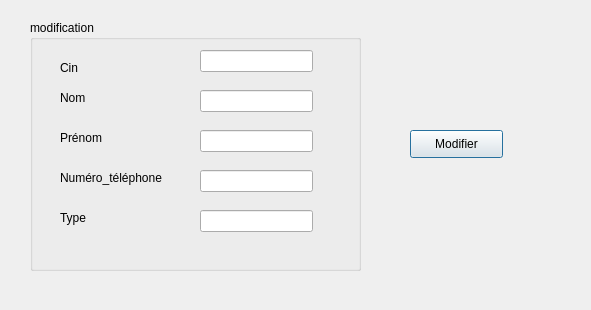
<?xml version="1.0" encoding="UTF-8"?>
<ui version="4.0">
 <class>Dialog_modification</class>
 <widget class="QDialog" name="Dialog_modification">
  <property name="geometry">
   <rect>
    <x>0</x>
    <y>0</y>
    <width>591</width>
    <height>310</height>
   </rect>
  </property>
  <property name="windowTitle">
   <string>Dialog</string>
  </property>
  <widget class="QGroupBox" name="groupBox">
   <property name="geometry">
    <rect>
     <x>30</x>
     <y>20</y>
     <width>331</width>
     <height>251</height>
    </rect>
   </property>
   <property name="title">
    <string>modification</string>
   </property>
   <widget class="QLabel" name="label">
    <property name="geometry">
     <rect>
      <x>30</x>
      <y>40</y>
      <width>56</width>
      <height>16</height>
     </rect>
    </property>
    <property name="text">
     <string>Cin </string>
    </property>
   </widget>
   <widget class="QLabel" name="label_2">
    <property name="geometry">
     <rect>
      <x>30</x>
      <y>70</y>
      <width>56</width>
      <height>16</height>
     </rect>
    </property>
    <property name="text">
     <string>Nom</string>
    </property>
   </widget>
   <widget class="QLabel" name="label_3">
    <property name="geometry">
     <rect>
      <x>30</x>
      <y>110</y>
      <width>56</width>
      <height>16</height>
     </rect>
    </property>
    <property name="text">
     <string>Prénom</string>
    </property>
   </widget>
   <widget class="QLabel" name="label_4">
    <property name="geometry">
     <rect>
      <x>30</x>
      <y>150</y>
      <width>121</width>
      <height>16</height>
     </rect>
    </property>
    <property name="text">
     <string>Numéro_téléphone</string>
    </property>
   </widget>
   <widget class="QLabel" name="label_5">
    <property name="geometry">
     <rect>
      <x>30</x>
      <y>190</y>
      <width>56</width>
      <height>16</height>
     </rect>
    </property>
    <property name="text">
     <string>Type</string>
    </property>
   </widget>
   <widget class="QLineEdit" name="lineEdit">
    <property name="geometry">
     <rect>
      <x>170</x>
      <y>30</y>
      <width>113</width>
      <height>22</height>
     </rect>
    </property>
   </widget>
   <widget class="QLineEdit" name="lineEdit_2">
    <property name="geometry">
     <rect>
      <x>170</x>
      <y>70</y>
      <width>113</width>
      <height>22</height>
     </rect>
    </property>
   </widget>
   <widget class="QLineEdit" name="lineEdit_3">
    <property name="geometry">
     <rect>
      <x>170</x>
      <y>110</y>
      <width>113</width>
      <height>22</height>
     </rect>
    </property>
   </widget>
   <widget class="QLineEdit" name="lineEdit_4">
    <property name="geometry">
     <rect>
      <x>170</x>
      <y>150</y>
      <width>113</width>
      <height>22</height>
     </rect>
    </property>
   </widget>
   <widget class="QLineEdit" name="lineEdit_5">
    <property name="geometry">
     <rect>
      <x>170</x>
      <y>190</y>
      <width>113</width>
      <height>22</height>
     </rect>
    </property>
   </widget>
  </widget>
  <widget class="QPushButton" name="pushButton">
   <property name="geometry">
    <rect>
     <x>410</x>
     <y>130</y>
     <width>93</width>
     <height>28</height>
    </rect>
   </property>
   <property name="text">
    <string>Modifier</string>
   </property>
  </widget>
 </widget>
 <resources/>
 <connections/>
</ui>
